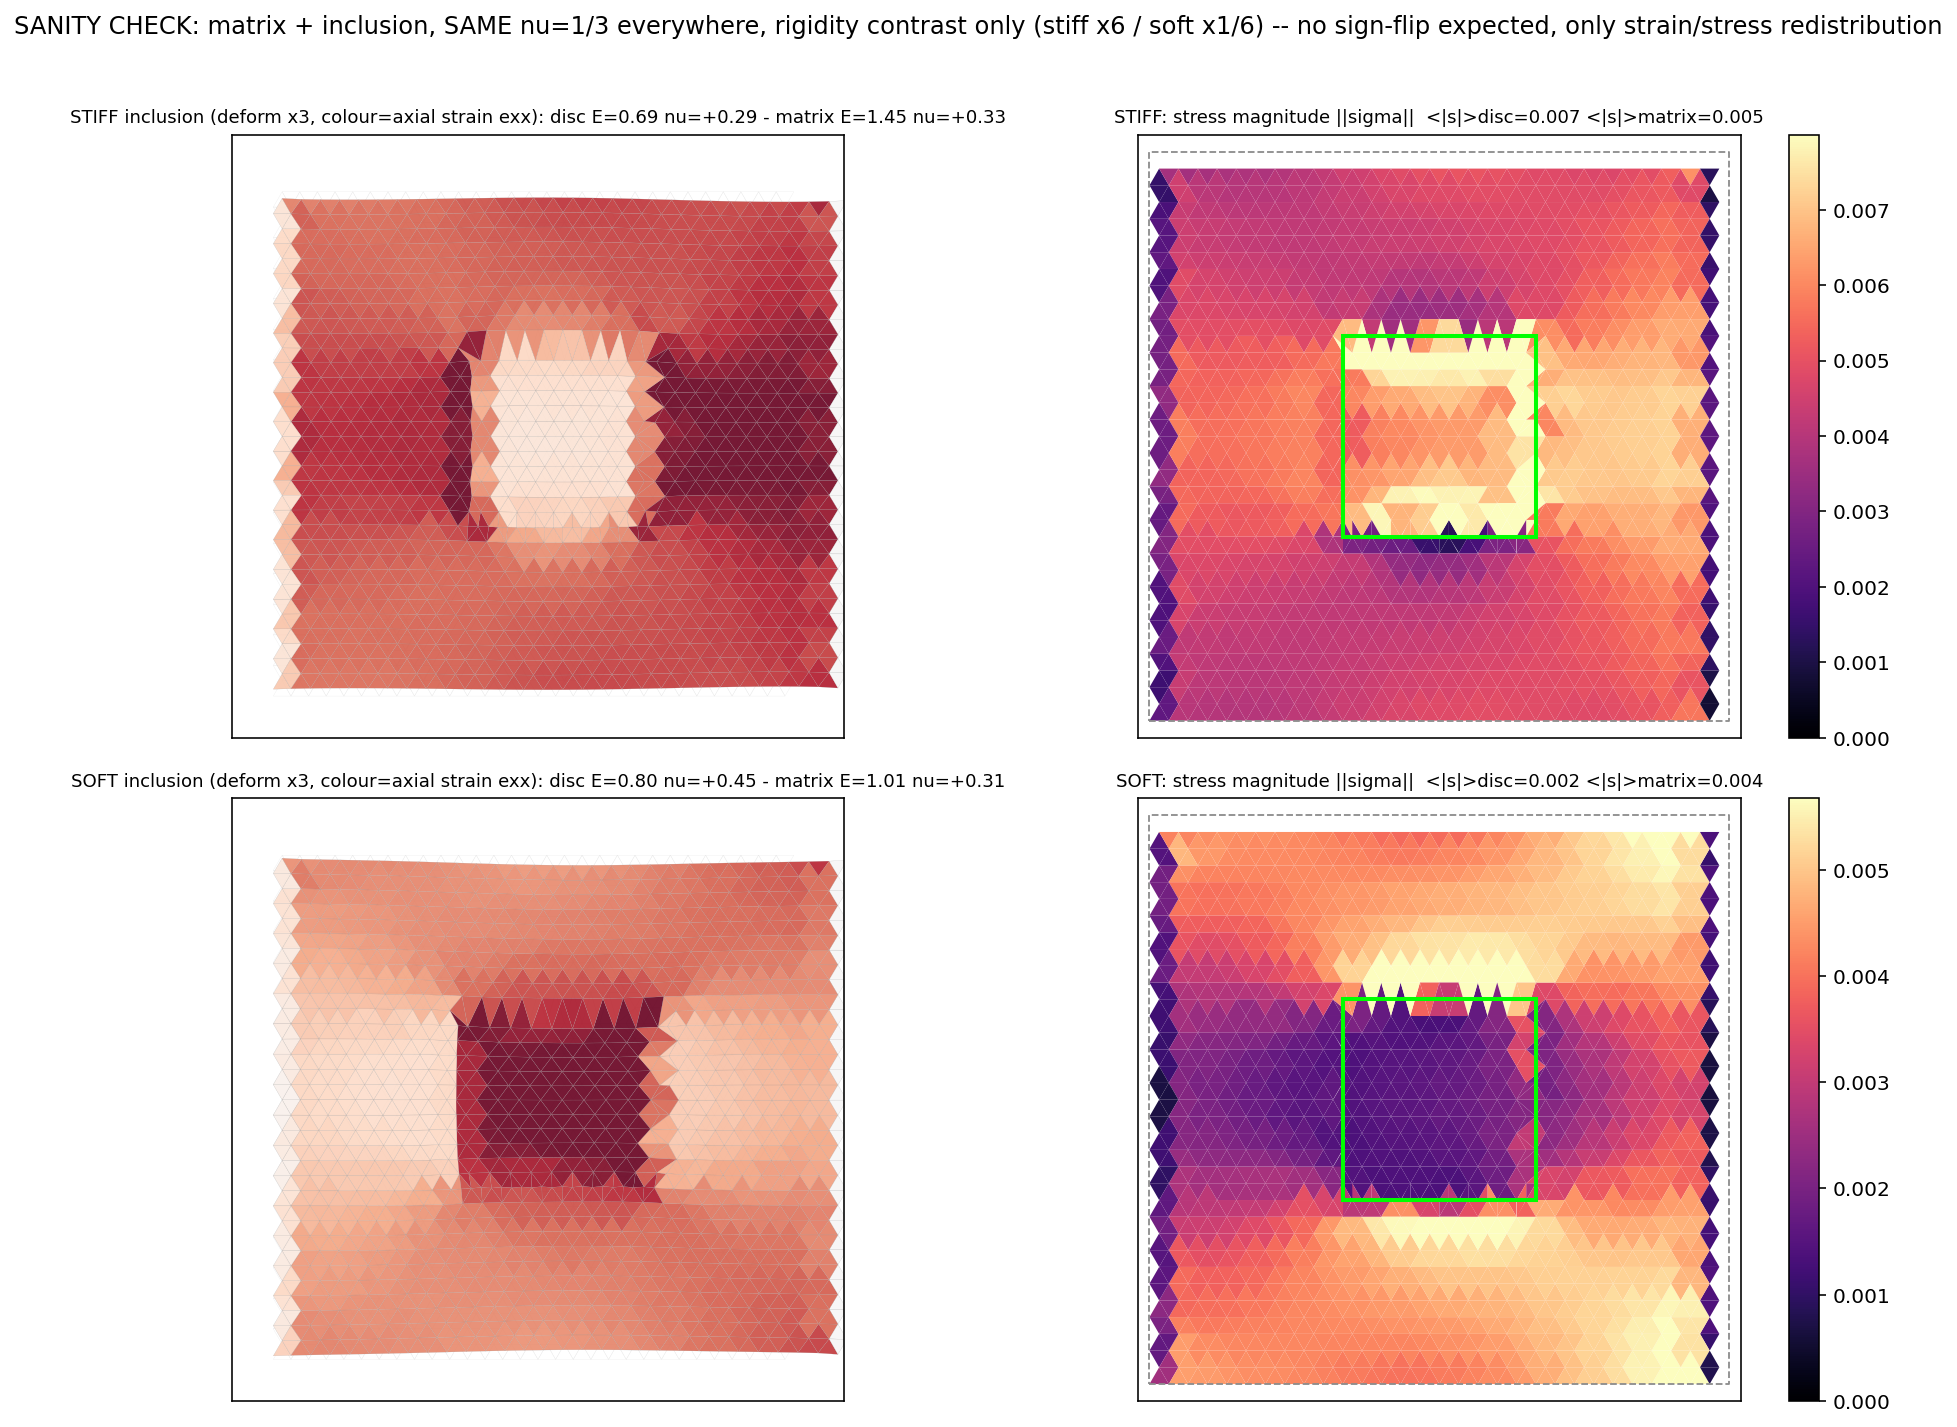

The script that saved this image:
"""
SANITY CHECK: a 30x30 matrix and a 10x10 square inclusion that are the SAME material (nu=1/3, the
plain regular triangular lattice's own Poisson ratio, k=1 uniform -- no design at all needed since
nu is scale-invariant under uniform k-rescaling) but with very DIFFERENT rigidity: one case with a
much STIFFER inclusion (k x6), one with a much SOFTER inclusion (k x1/6). Glued (C.glue) and cut into
an open sheet, stretched along x. Since nu is identical everywhere, there should be NO lateral-strain
sign difference -- only a redistribution of strain magnitude (stiff region strains less, soft region
strains more) and of stress (stiff region carries more stress). This is the expected, boring composite
behaviour with no Poisson-ratio effect at all -- a control for the auxetic-inclusion experiments.
"""
import os, sys
import numpy as np
import matplotlib
matplotlib.use('Agg')
import matplotlib.pyplot as plt
from matplotlib.collections import PolyCollection

HERE = os.path.dirname(os.path.abspath(__file__))
sys.path.insert(0, os.path.dirname(HERE))
sys.path.insert(0, os.path.join(HERE, '..', '..', '..', 'Phase 2'))
import _common as C
import demo as D
import ribbon as RB                      # reuse strain()
import response_fields as RF             # reuse coarse()

HALF_M, HALF_I = 15.0, 5.0                # matrix 30x30, inclusion 10x10, ordered (eta=0)
CASES = [('stiff', 6.0), ('soft', 1.0 / 6.0)]


def build_uniform(half, kscale):
    """Plain regular lattice at uniform bond stiffness kscale -- nu stays 1/3 (scale-invariant),
    E scales with kscale. No optimisation needed."""
    geo = C.make_lattice(1.0, 1.0, half=half, eta=0.0, seed=0)
    k = np.full(len(geo['bond_u']), kscale)
    geo['bond_k'] = k; geo['tri_k'] = k[geo['tri_bond']]
    C6 = C.sim_per_triangle_C6(geo)
    nu, E = C.c6_nuE(C.region_phys_C6(geo, C6, None))
    return geo, k, nu, E


def main():
    geoM, kM, nm, Em = build_uniform(HALF_M, 1.0)
    print(f"  matrix: nu={nm:+.3f} (expect +0.333) E={Em:.3f}", flush=True)
    Lx, Ly = float(geoM['BL1'][0]), float(geoM['BL2'][1]); cx, cy = Lx / 2, Ly / 2

    fig, axes = plt.subplots(len(CASES), 2, figsize=(13, 5.0 * len(CASES)), squeeze=False)
    for r, (tag, kscale) in enumerate(CASES):
        geoI, kI, ni, Ei = build_uniform(HALF_I, kscale)
        print(f"  case {tag}: inclusion k={kscale:.3f}  nu={ni:+.3f} (expect +0.333) E={Ei:.3f}", flush=True)
        Lxi, Lyi = float(geoI['BL1'][0]), float(geoI['BL2'][1])
        ptsI = np.asarray(geoI['pts']) + [cx - Lxi / 2, cy - Lyi / 2]

        ptsM = np.asarray(geoM['pts'])
        hole = (np.abs(ptsM[:, 0] - cx) < Lxi / 2) & (np.abs(ptsM[:, 1] - cy) < Lyi / 2)
        ptsM_keep = ptsM[~hole]

        pieces = [dict(pts_keep=ptsM_keep, pts_full=ptsM, bond_u=geoM['bond_u'], bond_v=geoM['bond_v'],
                       bond_R=geoM['bond_R'], k=kM),
                  dict(pts_keep=ptsI, pts_full=ptsI, bond_u=geoI['bond_u'], bond_v=geoI['bond_v'],
                       bond_R=geoI['bond_R'], k=kI)]
        geo, glued = C.glue(pieces, Lx, Ly)
        spec = {'kind': 'rect', 'center': (float(cx), float(cy)), 'w': Lxi, 'h': Lyi, 'color': 'lime'}
        print(f"    GLUED: {glued.sum()} default/interface bonds ({glued.mean()*100:.1f}%)", flush=True)

        C6 = C.sim_per_triangle_C6(geo); cen = np.asarray(geo['centroids'])
        disc, _ = C.region_shape(C.DesignProblem.from_geo(geo), spec)
        out = np.setdiff1d(np.arange(len(cen)), disc)
        nd, Ed = C.c6_nuE(C.region_phys_C6(geo, C6, disc)); no, Eo = C.c6_nuE(C.region_phys_C6(geo, C6, out))
        print(f"    after gluing: disc nu={nd:+.3f} E={Ed:.2f}   matrix nu={no:+.3f} E={Eo:.2f}", flush=True)
        C.save_network(os.path.join(HERE, f'inclusion_rigidity_{tag}.npz'), geo, geo['bond_k'], C6,
                       region=spec, disc=disc.tolist())

        u, nwt = D.cut_stretch(geo, axis=0)
        exx, eyy, smag = RF.fields(geo, u)
        exxC = RF.coarse(geo, exx, nwt, ncell=24); smagC = RF.coarse(geo, smag, nwt, ncell=24)
        e_in = np.nanmean(exxC[nwt & np.isin(np.arange(len(cen)), disc)])
        e_out = np.nanmean(exxC[nwt & np.isin(np.arange(len(cen)), out)])
        s_in = np.nanmean(smagC[nwt & np.isin(np.arange(len(cen)), disc)])
        s_out = np.nanmean(smagC[nwt & np.isin(np.arange(len(cen)), out)])
        print(f"    under x-stretch: <exx>_inclusion={e_in:+.4f}  <exx>_matrix={e_out:+.4f}   "
              f"<|stress|>_inclusion={s_in:.4f}  <|stress|>_matrix={s_out:.4f}", flush=True)

        Lxb, Lyb = float(geo['BL1'][0]), float(geo['BL2'][1]); mg = 0.08 * Lyb
        tv = np.asarray(geo['tri_verts'])[nwt]; sx = np.asarray(geo['simplices'])[nwt]
        dtv = tv + 3.0 * u[sx]
        v = np.nanpercentile(np.abs(exxC[nwt]), 94)
        cols = plt.cm.RdBu_r(0.5 + 0.5 * np.clip(np.nan_to_num(exxC[nwt]) / v, -1, 1))
        a = axes[r, 0]
        a.add_collection(PolyCollection(list(tv), facecolors='none', edgecolors='0.88', lw=0.1))
        a.add_collection(PolyCollection(list(dtv), facecolors=cols, edgecolors='0.6', lw=0.08, alpha=0.9))
        a.set_xlim(-mg, Lxb + mg); a.set_ylim(-mg, Lyb + mg); a.set_aspect('equal')
        a.set_xticks([]); a.set_yticks([])
        a.set_title(f'{tag.upper()} inclusion (deform x3, colour=axial strain exx): '
                    f'disc E={Ed:.2f} nu={nd:+.2f} - matrix E={Eo:.2f} nu={no:+.2f}', fontsize=9)
        gp = {'tri_verts': tv, 'BL1': geo['BL1'], 'BL2': geo['BL2']}
        pc = C.fill_local_map(axes[r, 1], gp, smagC[nwt], cmap='magma')
        pc.set_clim(0, np.nanpercentile(smagC[nwt], 97))
        C.draw_box(axes[r, 1], geo); C.mark_region(axes[r, 1], spec)
        plt.colorbar(pc, ax=axes[r, 1], fraction=0.046)
        axes[r, 1].set_title(f'{tag.upper()}: stress magnitude ||sigma||  <|s|>disc={s_in:.3f} '
                             f'<|s|>matrix={s_out:.3f}', fontsize=9)
    fig.suptitle('SANITY CHECK: matrix + inclusion, SAME nu=1/3 everywhere, rigidity contrast only '
                 '(stiff x6 / soft x1/6) -- no sign-flip expected, only strain/stress redistribution',
                 fontsize=12)
    plt.tight_layout(rect=[0, 0, 1, 0.96])
    plt.savefig(os.path.join(HERE, 'inclusion_rigidity_only.png'), dpi=145, bbox_inches='tight')
    plt.close(); print('saved inclusion_rigidity_only.png')


if __name__ == '__main__':
    main()
